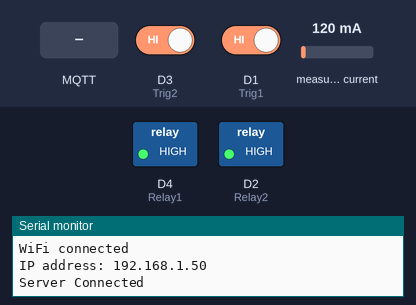
Simulated run of this sketch. Board: ESP8266 (NodeMCU). Shown: switched loads named in the sketch (green lamp = pin HIGH), the last lines printed to the serial monitor. The test bench sets the inputs (shaded band); at power-on: D3 (Trig2) HIGH, D1 (Trig1) HIGH, measured current 120 mA. WiFi joins after 1.5 s; servers stay silent unless stated; no MQTT or app messages arrive unless stated.

Above: at 2.7 s.
2.8 s: MQTT message "unlock" arrives on the first subscribed topic
At 3.2 s:
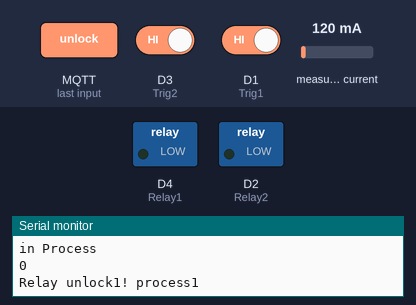
4.3 s: D3 (Trig2) driven LOW and D1 (Trig1) driven LOW
Timing chart, 0 to 7.3 s (numbered marks = the images above; inputs shaded):
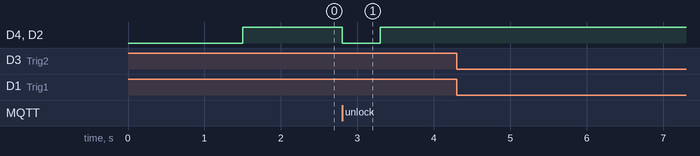

Measured:
- after the input at 2.8 s, D4 (Relay1), D2 (Relay2): HIGH → LOW at once, → HIGH 0.50 s later

The sketch:

2022_cabinet_2_battery.ino
```cpp
// cabinet for 2 battery slot

#include "ESP8266WiFi.h"
#include "PubSubClient.h"
#include "PZEM004Tv30.h"

#define Relay1 2          //unlock1 D4        // command to "relay"
#define Relay2 4          //unlock2 D2        // command to "relay"
#define Trig1 5           //TrigLock1 D1      RX // auxaraly contect Magnetic "SW - GND"
#define Trig2 0           //TrigLock2 D3      // auxaraly contect Magnetic "SW - GND"
//#define Test 15         //Start button
//ไมใช้ #define Trig1 3    //TrigLock1 RX      // auxaraly contect Magnetic "SW - GND"
//ไมใช้ #define Trig2 15   //TrigLock2 D8      // auxaraly contect Magnetic "SW - GND"
//ไมใช้ #define Test RX    //Start button      // Local "SW - GND"

//const char* ssid = "iHubzZ_2.4G";
//const char* password = "Sleep1ess";
const char* ssid = "AIS 4G Hi-Speed Home WiFi_444913";
const char* password = "50444913";
const char* server = "driver.cloudmqtt.com";                    //สำหรับระบุ server
const int   port = 18855;                                       //สำหรับระบุ port
const char* mqtt_user = "TEST12";
const char* mqtt_password = "12345";
//const char* UID = "0b39e953-06e2-4c82-a204-27dc26978168";     //สำหรับระบุตัวตน
//const char* Identify = "Yw9FbvV7JH13tGAyr5mnNr8K9ovrY4PX";    //สำหรับระบุตัวตน
//const char* Scode = "$GD5h)m0vi4PxB-dm6au7h(dZEYPmAU*";       //สำหรับระบุตัวตน

unsigned long previousMillis = 3000;         // will store last time LED was updated
const long interval = 600000;               // interval at which to blink (milliseconds)


char msg[100];
int unlock1 = 0;
int unlock2 = 0;
int unlock3 = 0;
int unlock4 = 0;
int process = 0;
float bipcurrent1 = 0.08;     // For check current connection with battery A
float bipcurrent2 = 0.08;      // unconnect plug

PZEM004Tv30 pzem1(D5, D6);    // (D3)=RX , (D5) = TX   // connect to "TX , RX"
PZEM004Tv30 pzem2(D7, D8);    // (D6)=RX , (D7) = TX   // connect to "TX , RX"

WiFiClient espClient;
PubSubClient client(espClient);

void setup() {

  Serial.begin(9600);
  Serial.print("Connecting to ");
  Serial.println(ssid);
  WiFi.softAPdisconnect(true);
  WiFi.begin(ssid, password);
  while (WiFi.status() != WL_CONNECTED) {
    delay(500);
  }
  Serial.println("WiFi connected");
  Serial.print("IP address: ");
  Serial.println(WiFi.localIP());
  client.setServer(server, port);
  client.setCallback(callback);

  pinMode(Trig1,INPUT_PULLUP);  // Lock1 Trig1=Hight close door (กดปุ่มเป็น LOW)
  pinMode(Trig2,INPUT_PULLUP);  // Lock2 Trig2=Hight close door (กดปุ่มเป็น LOW)
  pinMode(Relay1,OUTPUT); // setup output
  pinMode(Relay2,OUTPUT); // setup output
  digitalWrite(Relay1,HIGH); // สั่งรอไว้
  digitalWrite(Relay2,HIGH); // สั่งรอไว้

}

void reconnect() {
  while (!client.connected()) {
    if (client.connect("ESP8266Client", mqtt_user, mqtt_password )) {//(UID, Identify, Scode)
      Serial.println("Server Connected");
      client.subscribe("msg/swapper");
    }
    else {
      Serial.println("Try again in 5 s");
      delay(5000);
    }
  }
}

void callback(char* topic,byte* payload, unsigned int length) {

  String msg;
  for (int i = 0; i < length; i++) {
    msg = msg + (char)payload[i];
  }
  if (String(topic) == "msg/swapper") {    //  in topic
    if (msg == "unlock"){                  //  msg command to unlock
      if (process == 0){
        Serial.println("Cabinet1 Start");
        Serial.println("in Process");
        Serial.println(process);
        unlock1 =1;
        cabinetlock1(unlock1);
      }
    }
    delay(1000);
  }
}

void cabinetlock1(int unlock1) {
  if (unlock1 == 1){
    Serial.println("Relay unlock1! process1");
    digitalWrite(Relay1,LOW);                     // relay active LOW  ===  form  open >>> to closed
    digitalWrite(Relay2,LOW);
    delay(500);
    process =1;                                   // status Lock1=LOW  Process=1
    digitalWrite(Relay1,HIGH);                    // relay === form close >>> to opened
    digitalWrite(Relay2,HIGH);
  }
  else if (unlock1 == 0) {
    Serial.println("Lock1!");
    digitalWrite(Relay1,HIGH);
    digitalWrite(Relay2,HIGH);
    delay(500);
  }
}

void loop() {
  if (!client.connected()) {
    reconnect();
  }
  client.loop();
  unsigned long currentMillis = millis();

  bool ReadTriger1 = digitalRead(Trig1);
  bool ReadTriger2 = digitalRead(Trig2);
  if(ReadTriger1 == LOW && ReadTriger2 == LOW && process == 1){                    // when closed Locker 1 && process == 1
        unlock1 = 0;                                                               // confirm lock
        cabinetlock1(unlock1);
        Serial.println("in Process comfirm lock");
        Serial.println(process);
           delay(1000);

        float current1 = pzem1.current();
        Serial.print("Current: "); Serial.print(current1); Serial.println("A");    //
        float current2 = pzem2.current();
        Serial.print("Current: "); Serial.print(current2); Serial.println("A");    //

      if (current1 >= bipcurrent1 && current2 >= bipcurrent2){                                                // after check Bip complete to step2 flow
        Serial.println("Cabinetlock1 Close complete");
        Serial.println("Done 1");
          delay(1000);
          process =0;
        if (currentMillis - previousMillis >= interval) {
       // save the last time you blinked the LED
          previousMillis = currentMillis;
          ESP.restart();
        }
      }
      if(current1 < bipcurrent1 || current2 < bipcurrent2){                               // after check Bip "NOT" complete retry again
        Serial.println("Plug1 is not connect");
        unlock1 =1;
        cabinetlock1(unlock1);
          delay(1000);
        Serial.println("Please connect plug1");
        if (currentMillis - previousMillis >= interval) {
       // save the last time you blinked the LED
          previousMillis = currentMillis;
          ESP.restart();
        }
      }
      delay(1000);
    }
}
```
